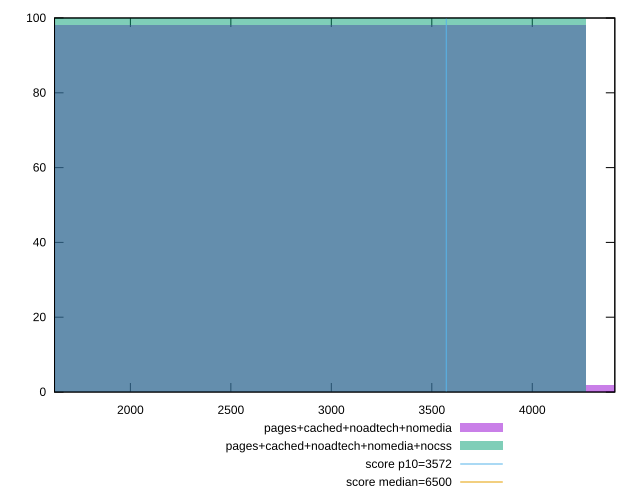

The script that saved this image:
reset

$pagesCachedNoadtechNomedia <<EOF
2846.5187887890593 98
5693.0375775781185 2
EOF

$pagesCachedNoadtechNomediaNocss <<EOF
2846.5187887890593 100
EOF

set key outside below
set boxwidth 2846.5187887890593
set xrange [1622.5395000000003:4410.812]
set yrange [0:100]
set trange [0:100]
set style fill transparent solid 0.5 noborder

set parametric
set terminal svg size 640, 500 enhanced background rgb 'white'
set output "report_00009_2021-02-08T22-37-41.559Z/first-cpu-idle/comparison/histogram/3_vs_4.svg"

plot $pagesCachedNoadtechNomedia title "pages+cached+noadtech+nomedia" with boxes, \
     $pagesCachedNoadtechNomediaNocss title "pages+cached+noadtech+nomedia+nocss" with boxes, \
     3572,t title "score p10=3572", \
     6500,t title "score median=6500"

reset
